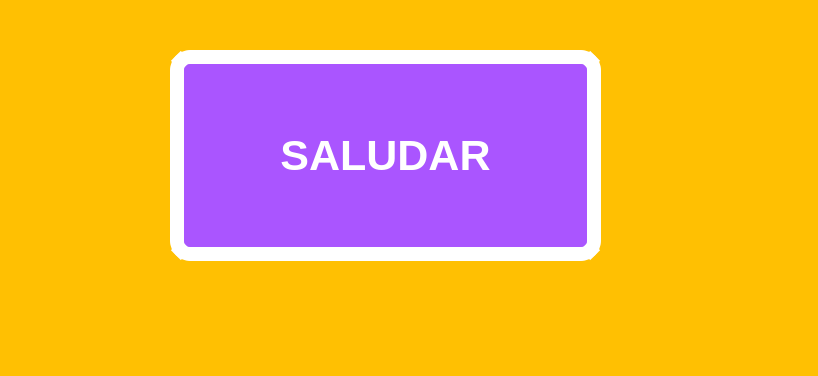
<?xml version="1.0" encoding="UTF-8"?>
<ui version="4.0">
 <class>MainWindow</class>
 <widget class="QMainWindow" name="MainWindow">
  <property name="geometry">
   <rect>
    <x>0</x>
    <y>0</y>
    <width>818</width>
    <height>376</height>
   </rect>
  </property>
  <property name="windowTitle">
   <string>MainWindow</string>
  </property>
  <property name="styleSheet">
   <string notr="true">background-color: rgb(255, 192, 2);
</string>
  </property>
  <widget class="QWidget" name="centralwidget">
   <widget class="QPushButton" name="btn_mensaje">
    <property name="geometry">
     <rect>
      <x>170</x>
      <y>50</y>
      <width>431</width>
      <height>211</height>
     </rect>
    </property>
    <property name="font">
     <font>
      <pointsize>32</pointsize>
      <weight>75</weight>
      <bold>true</bold>
     </font>
    </property>
    <property name="styleSheet">
     <string notr="true">background-color: rgb(170, 85, 255);
color: rgb(255, 255, 255);
border-radius:20px;
border: 14px solid white;</string>
    </property>
    <property name="text">
     <string>SALUDAR</string>
    </property>
   </widget>
  </widget>
  <widget class="QMenuBar" name="menubar">
   <property name="geometry">
    <rect>
     <x>0</x>
     <y>0</y>
     <width>818</width>
     <height>26</height>
    </rect>
   </property>
  </widget>
  <widget class="QStatusBar" name="statusbar"/>
 </widget>
 <resources/>
 <connections/>
</ui>
